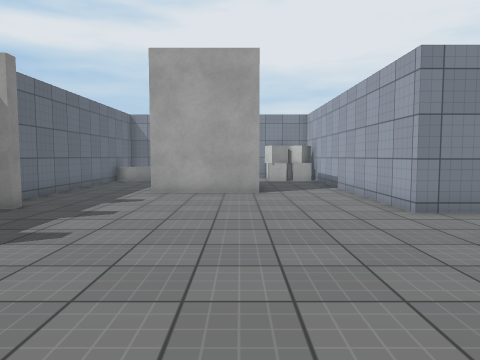
view 1 (above)

16 first-person views from a walk through a Unity game level. The camera is 1.3 m above the floor, tilts 4° down and sees 70° across. The floor is counted in squares, 1 m on a side. Each view is taken from the middle of a square. On the plan, view 1 faces up. The plan holds only what a view shows up to about 15 squares ahead; the rest is blank. The place goes on beyond the plan. The player character is not drawn. Surface patterns are stand-ins for the level's own textures.

view 2
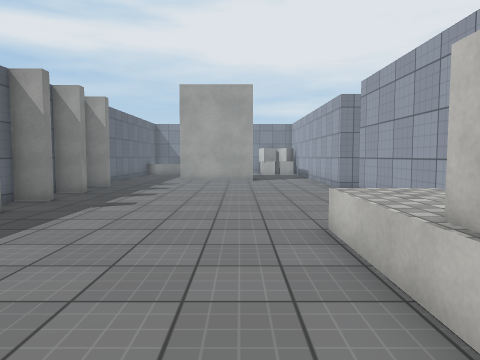

view 3
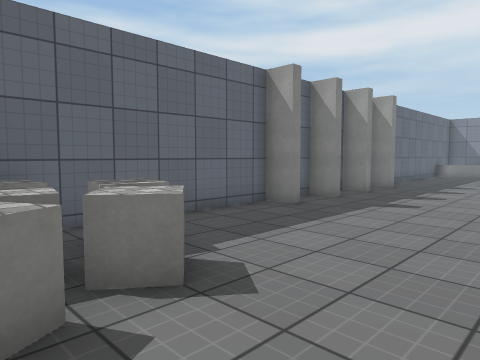

view 4
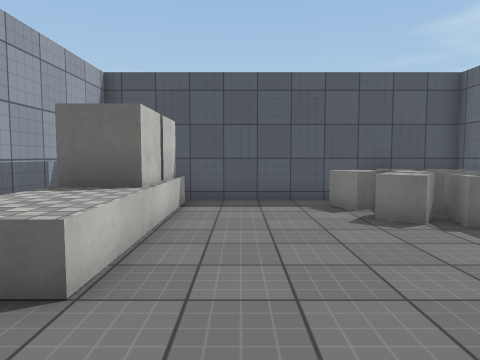

view 5
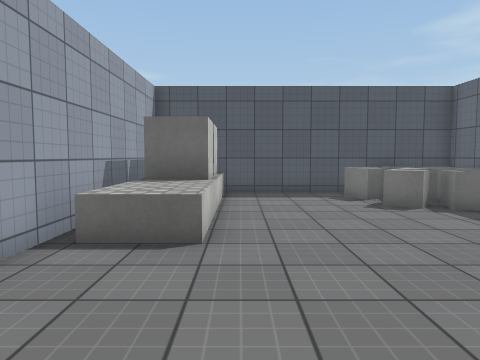

view 6
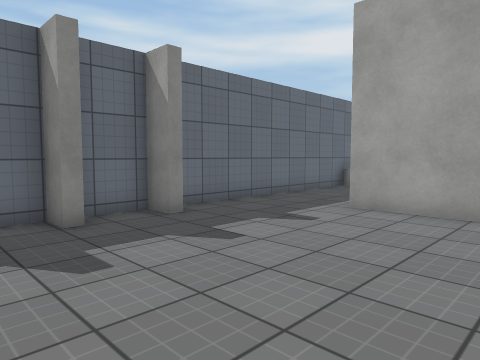

view 7
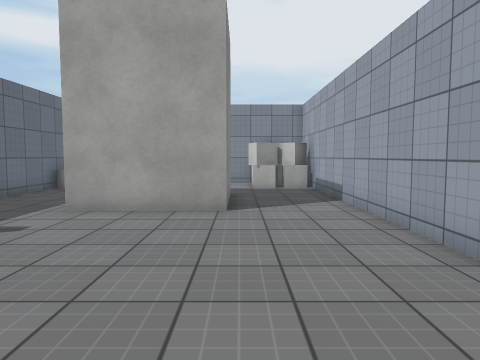

view 8
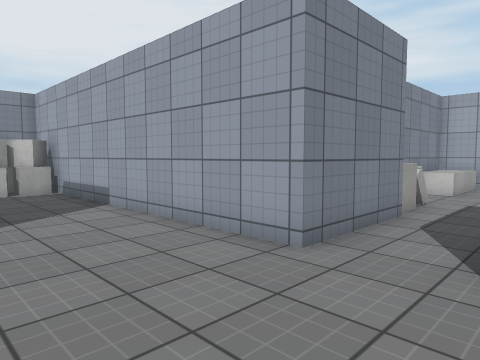

view 9
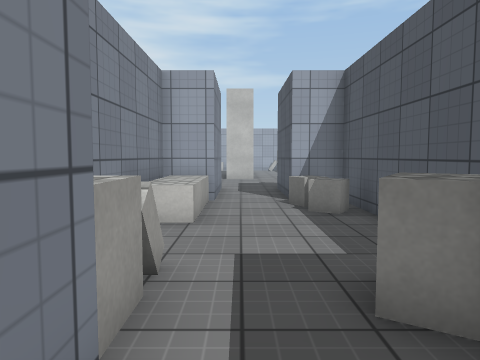

view 10
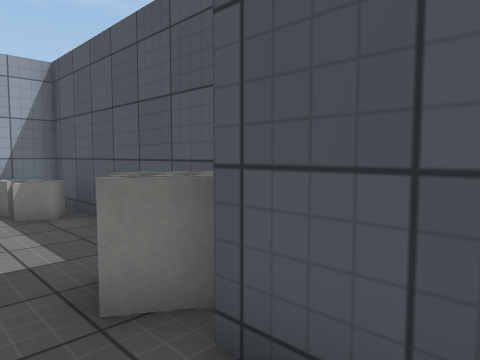

view 11
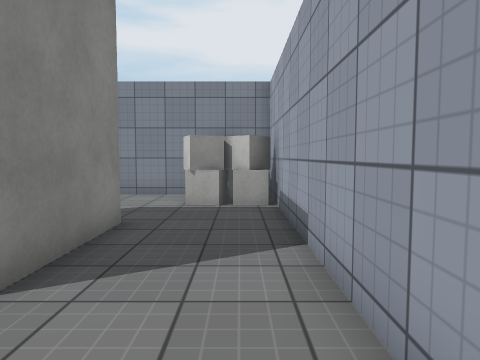

view 12
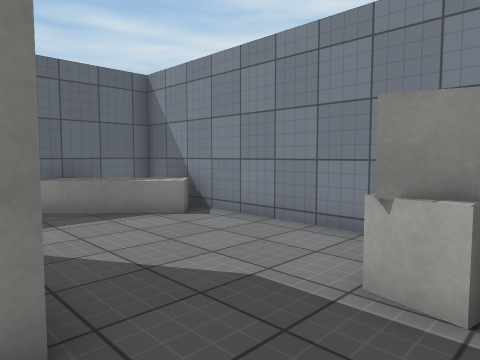

view 13
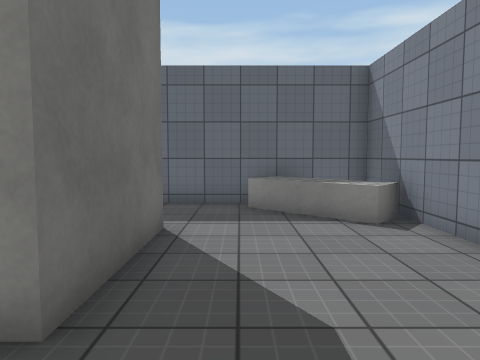

view 14
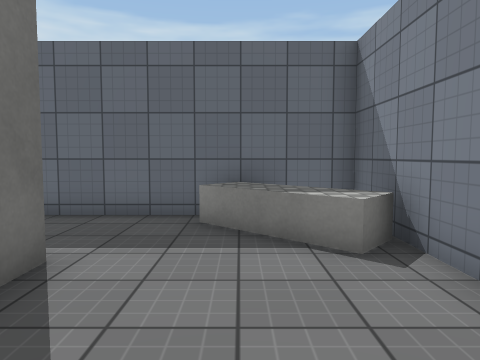

view 15
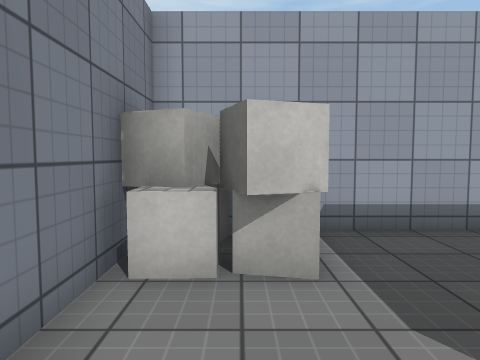

view 16
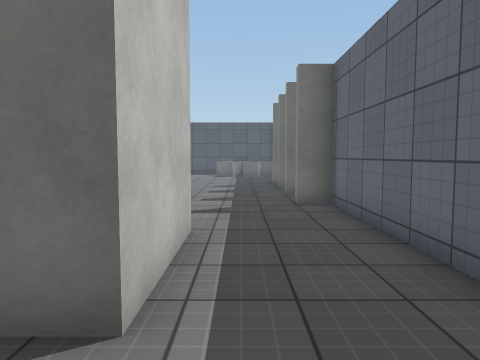

### Floor plan
Key: @ floor where view 1 was taken; # wall or solid block; . floor; = window, fence, low wall or low ledge; ^ raised ledge; C cube; B block; O other object.
Columns run from 7 left of view 1 to 21 right of it. Each row starts with its distance up from view 1.
 21 ############
 20 #.^^.....CC#
 19 #.^^....CCC#
 18 #^^......CC#
 17 #=.........#
 16 #..........#
 15 #...#####..#
 14 #...#   #..#
 13 #...#   #..#
 12 #...#####..#
 11 #..........#
 10 #..........#
  9 ##.........#      ###^^#
  8 ##.........#####CB..^^^#####
  7 #............................
  6 ##..............C............
  5 #..........#####CC...CC#####
  4 ##.........#   #########
  3 #..........#
  2 ##.........#
  1 #..........#
  0 #......@.^^#
 -1 #........^^#
 -2 #........^^#
 -3 #.C......CC#
 -4 #.CCC....^ #
 -5 #CCCC....###
 -6 #CCOCC...CC#
 -7 ##########

Positions as (right, up) in squares from view 1, and headings:
1: (0, 0), facing up
2: (0, -6), facing up
3: (0, -6), facing up-left
4: (0, 3), facing down
5: (1, 5), facing down
6: (1, 4), facing up-left
7: (1, 4), facing up
8: (0, 5), facing up-right
9: (6, 7), facing right
10: (6, 7), facing down-right
11: (3, 9), facing up
12: (3, 15), facing up-left
13: (3, 17), facing left
14: (1, 18), facing left
15: (-2, 19), facing right
16: (-4, 18), facing down
